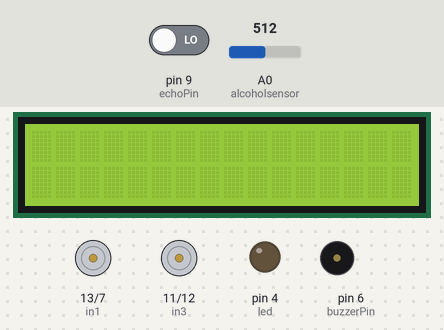
A sketch run on a simulated Arduino Uno, built with avr-gcc and run on an emulated ATmega328P. Shown: 16×2 character LCD, motor-driver pin pairs drawn as motors (green arrow = first pin HIGH = forward, orange = second pin HIGH = backward, longer = more drive, scaled by the enable pin), output pins drawn as LEDs (lit = HIGH), buzzer (waves = sounding, pin HIGH). Inputs (shaded band) come from the test bench; at power-on: A0 (alcoholsensor) = 512, pin 9 (echoPin) LOW. The modem accepts every AT command (registered, SIM ready, sends succeed) and sends nothing else; pins used as bus, display or sensor lines are not drawn; what the sketch prints to the serial monitor is not drawn.

Above: at 2.2 s.
2.3 s: A0 (alcoholsensor) set to 476
At 5.0 s:
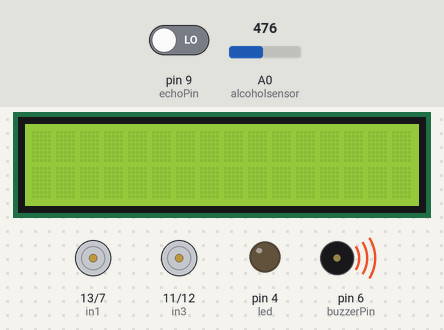
11.1 s: A0 (alcoholsensor) set to 451
At 19.8 s:
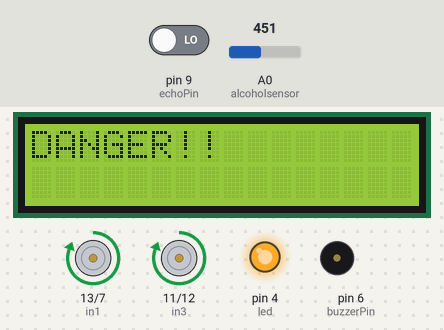
19.9 s: A0 (alcoholsensor) set to 470
At 26.1 s:
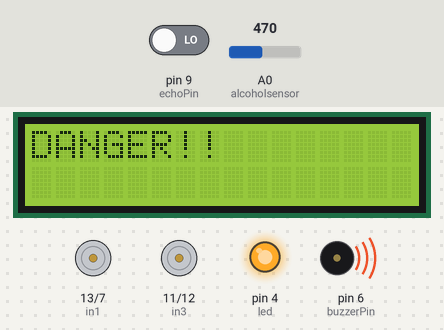
Timing chart, 0 to 27.6 s (numbered marks = the images above; inputs shaded):
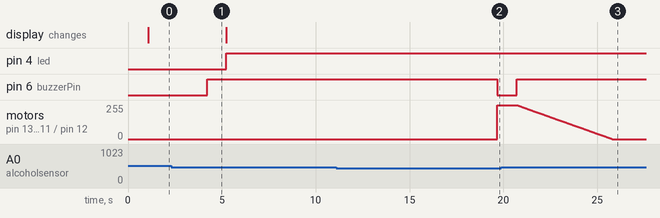

Measured:
- the behaviour switches between 460 and 459 on A0 (alcoholsensor) (found by bisection; images 1 and 2)
- after the input at 11.1 s, pin 6 (buzzerPin): HIGH → LOW after 8.6 s; motor on pin 13 (in1) / pin 7 (in2), motor on pin 11 (in3) / pin 12 (in4): stopped → forward 255/255 after 8.6 s
- after the input at 19.9 s, pin 6 (buzzerPin): goes on until 20.7 s, then stays HIGH; motor on pin 13 (in1) / pin 7 (in2), motor on pin 11 (in3) / pin 12 (in4): goes on until 25.8 s, then stays stopped

The sketch:

project.ino
```cpp
#include <LiquidCrystal_I2C.h>
#include <Wire.h>
#include <SoftwareSerial.h>

SoftwareSerial mySerial(2, 3); //SIM800L Tx & Rx is connected to Arduino #3 & #2
char phone_no[]="+254759757339";

const int trigPin = 8;
const int echoPin =9 ;
LiquidCrystal_I2C lcd(0x27,16,2);
float duration;
float distance_cm;
//led connection
int led = 4;
//buzzer connection
int buzzerPin = 6;
//Motor A connection
int enA = 5;
int in1 = 13;
int in2 = 7;
// Motor B connections
int enB =10 ;
int in3 =11 ;
int in4 =12 ;
int sensorThres=460;
int sensorValue;
//alcohol sensor connection
int alcoholsensor = A0;

void setup()
{
  // put your setup code here, to run once:
  Serial.begin(9600);
  mySerial.begin(9600);
  Serial.println("Initializing...");
  delay(1000);


  lcd.init();//initialize the lcd
  lcd.clear();//clears the lcd screen
  lcd.backlight();// initialize the backlight

   pinMode(trigPin, OUTPUT);//sets lcd trigPin as output
   pinMode(echoPin, INPUT);//sets lcd echoPin as input
   pinMode(led, OUTPUT);//sets the led as output
   pinMode(buzzerPin, OUTPUT);//sets buzzerPin as output
   pinMode(enA, OUTPUT);
   pinMode(enB, OUTPUT);
   pinMode(in1, OUTPUT);
   pinMode(in2, OUTPUT);
   pinMode(in3, OUTPUT);
   pinMode(in4, OUTPUT);

}
void SendMessage()
{
  Serial.println("drunk driver");
  mySerial.println("AT+CMGF=1"); //Sets the GSM Module in Text Mode
  delay(1000); // Delay of 1000 milli seconds or 1 second
  mySerial.println("AT+CMGS=\"+254704678058\"\r"); // Replace x with mobile number
  delay(1000);
  mySerial.println("DRIVER DRUNK");// The SMS text you want to send
  delay(100);
  mySerial.println((char)26);// ASCII code of CTRL+Z
  delay(1000);
}
void loop()
{
  // put your main code here, to run repeatedly:
  int sensorValue = analogRead(alcoholsensor);// reads the analog value from MQ3
  sensorValue = analogRead(A0);// sends the value to UART for debugging
  Serial.println(sensorValue);
 if ( sensorValue < 460 )
  {
    // This function lets you control spinning direction of motors
    // Set motors to maximum speed
    // For PWM maximum possible values are 0 to 255
    analogWrite(enA, 255);
    analogWrite(enB, 255);
    // Turn on motor A & B
    digitalWrite(in1, HIGH);
    digitalWrite(in2, LOW);
    digitalWrite(in3, HIGH);
    digitalWrite(in4, LOW);
    digitalWrite(buzzerPin, LOW);
  }

 else
  {
    Serial.println ("drunk driver");
    SendMessage();
    // Turn off motors - Initial state
    digitalWrite(in1, LOW);
    digitalWrite(in2, LOW);
    digitalWrite(in3, LOW);
    digitalWrite(in4, LOW);
    Serial.begin(9600);
    digitalWrite(buzzerPin, HIGH);
  }

    digitalWrite(trigPin, HIGH);
    delay(10);
    digitalWrite(trigPin, LOW);
    duration = pulseIn(echoPin, HIGH);
    Serial.print("duration  ");
    Serial.println(duration);
    distance_cm =0.034/2* duration;
    Serial.print("distance_cm ");
    Serial.println(distance_cm);
 if(distance_cm <=20&&distance_cm >=3)
  {
     lcd.setCursor(0,0);
     lcd.clear();
     lcd.print("SLOW DOWN");


  }
 if(distance_cm <=3)
  {
     lcd.setCursor(0,0);
     lcd.clear();
     lcd.print("DANGER!! ");
     digitalWrite( led, HIGH);// led lights
     digitalWrite(buzzerPin, HIGH);// buzzer rings
 for (int i = 255; i >= 0; --i)
  {
     //decelerate to zero
     analogWrite(enA, i);
     analogWrite(enB, i);
     delay(20);
  }
  }
 if(distance_cm >=20)
  {
     lcd.setCursor(0,0);//lcd cursor at 0,0
     lcd.clear();//
     lcd.print("SAFE     ");// SAFE is displayed on the lcd
      //accelerate from zero
 for (int i = 0; i < 256; i++)
  {
     //accelerate from zero
     analogWrite(enA, i);
     analogWrite(enB, i);
     delay(20);
     digitalWrite(led,LOW);// led doesnt light
     digitalWrite(buzzerPin,LOW);// buzzer is silent
  }
  }
 }
```
